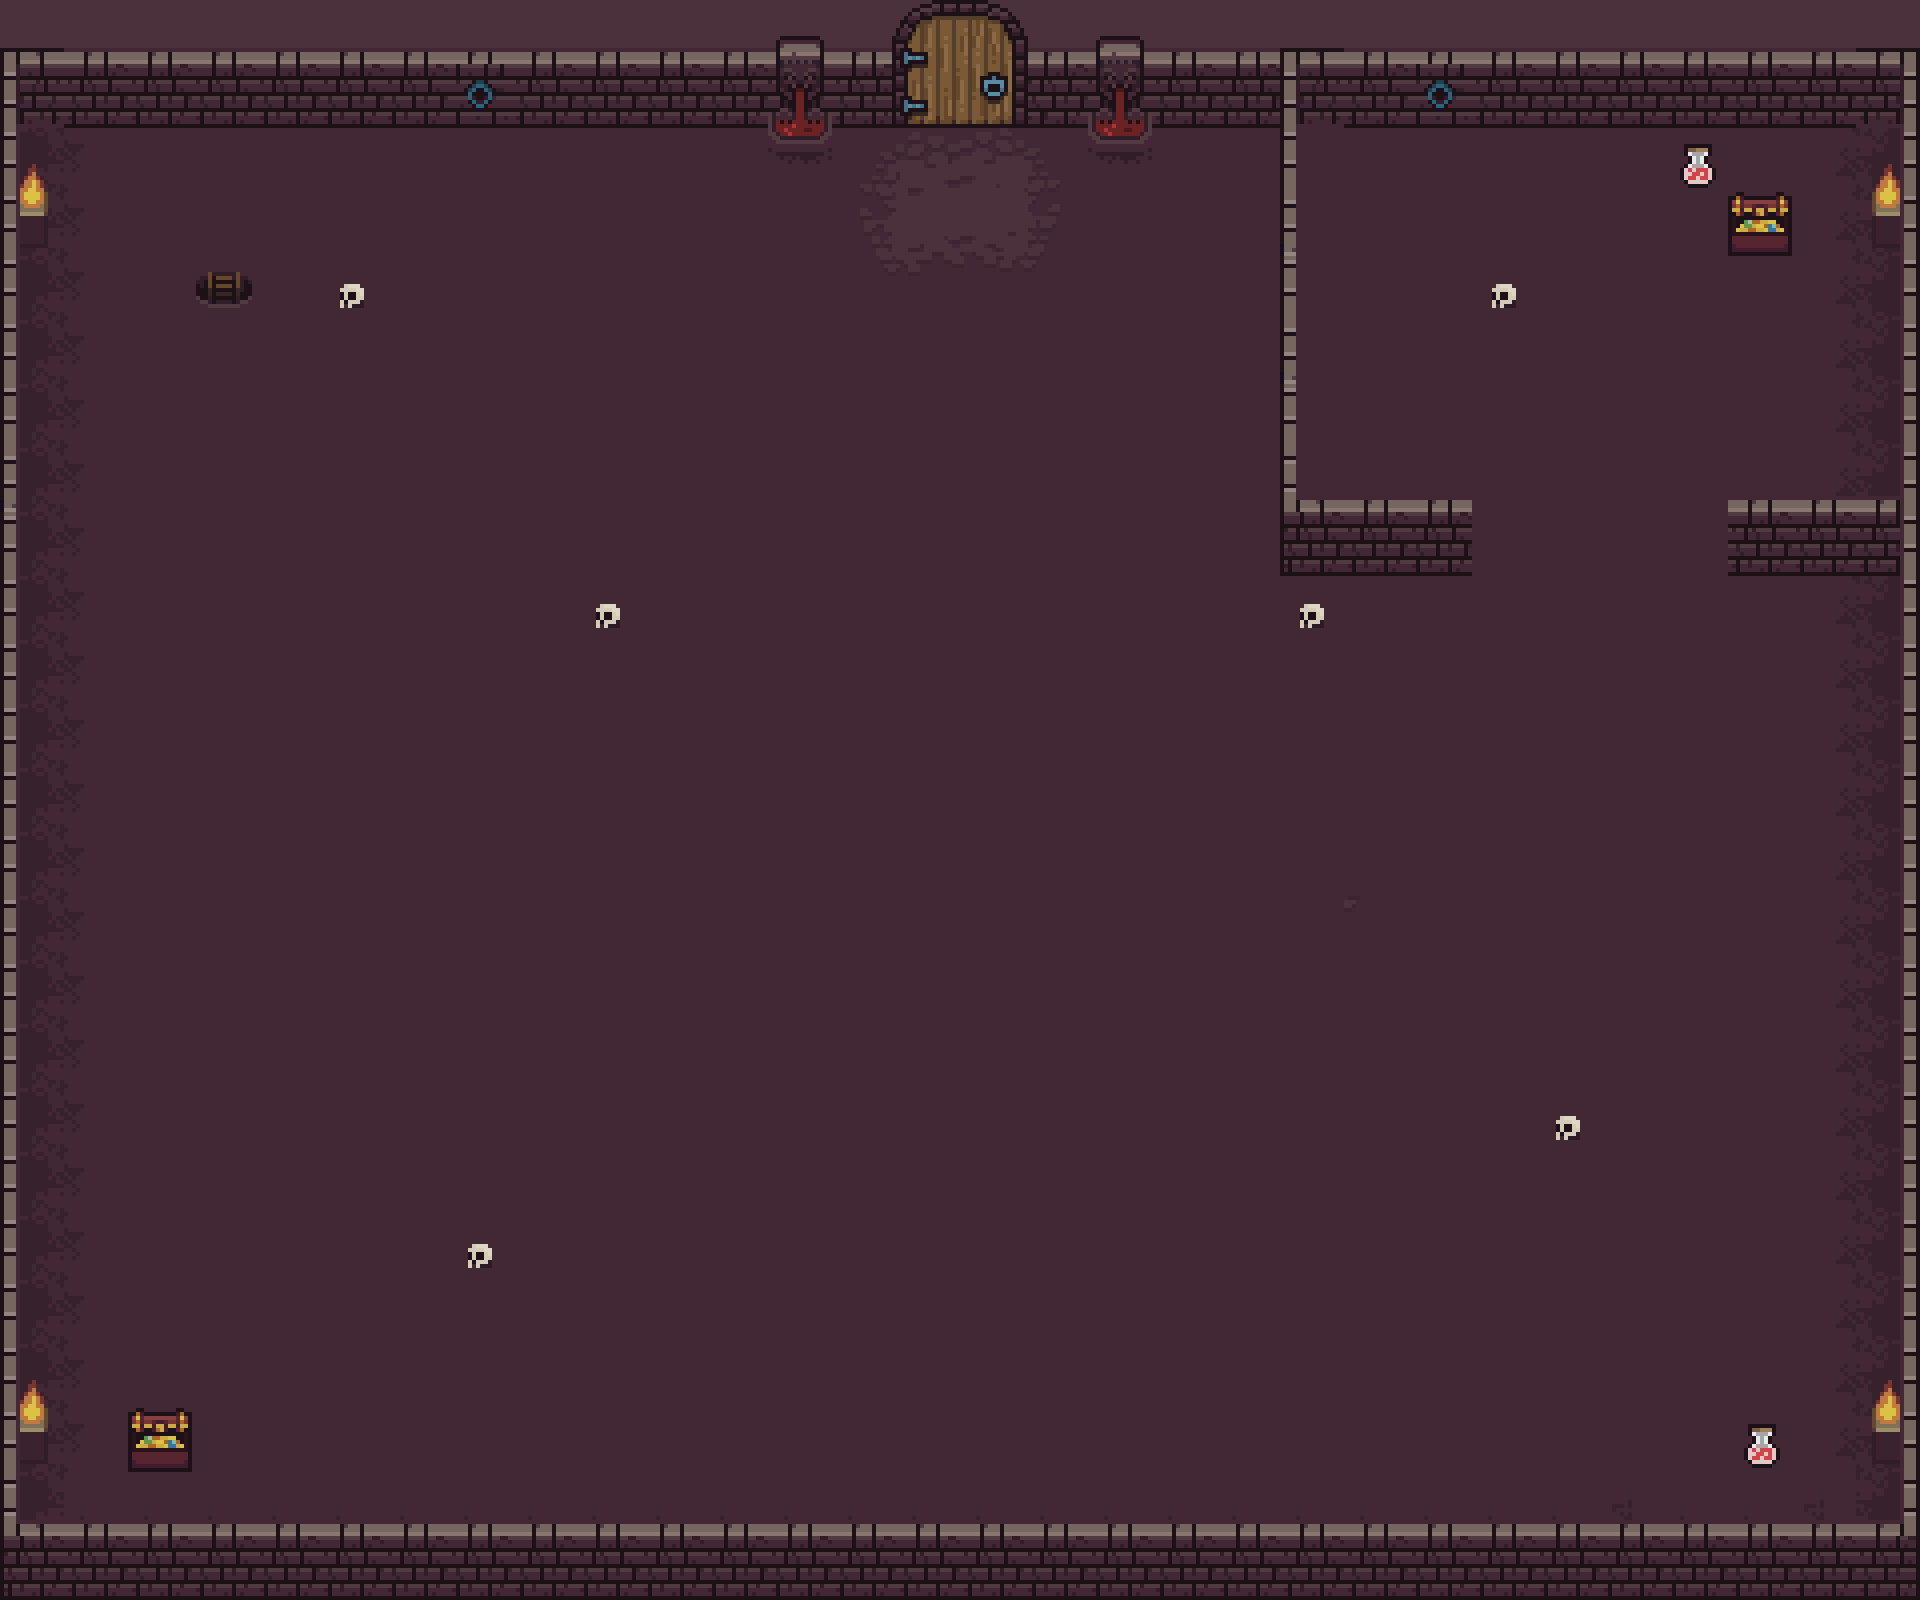

A level layout from a 2D game, rendered from its tile map. Below: a short description, then the map file with tile-grid data replaced by summaries:
An orthogonal 30x25 tile map with 64x64 px tiles, 6 tile layers (Floor, Dirt, Potions, Chests, ...).

<map version="1.10" tiledversion="1.10.2" orientation="orthogonal" renderorder="left-up" width="30" height="25" tilewidth="64" tileheight="64" infinite="0" nextlayerid="17" nextobjectid="7">
 <tileset firstgid="1" source="dungeon_tileset_1.tsx" />
 <layer id="4" name="Floor" width="30" height="25">
  <data>[750 cells, 750 non-empty, 13 distinct tile ids]</data>
 </layer>
 <layer id="5" name="Dirt" width="30" height="25" opacity="0.3">
  <data>[750 cells, 204 non-empty, 14 distinct tile ids]</data>
 </layer>
 <layer id="16" name="Potions" width="30" height="25">
  <data>[750 cells, 2 non-empty, 1 distinct tile ids]</data>
 </layer>
 <layer id="13" name="Chests" width="30" height="25">
  <data>[750 cells, 3 non-empty, 1 distinct tile ids]</data>
 </layer>
 <layer id="8" name="Decorations" width="30" height="25">
  <data>[750 cells, 47 non-empty, 7 distinct tile ids]</data>
 </layer>
 <layer id="6" name="Walls" width="30" height="25">
  <data>[750 cells, 179 non-empty, 25 distinct tile ids]</data>
 </layer>
</map>
